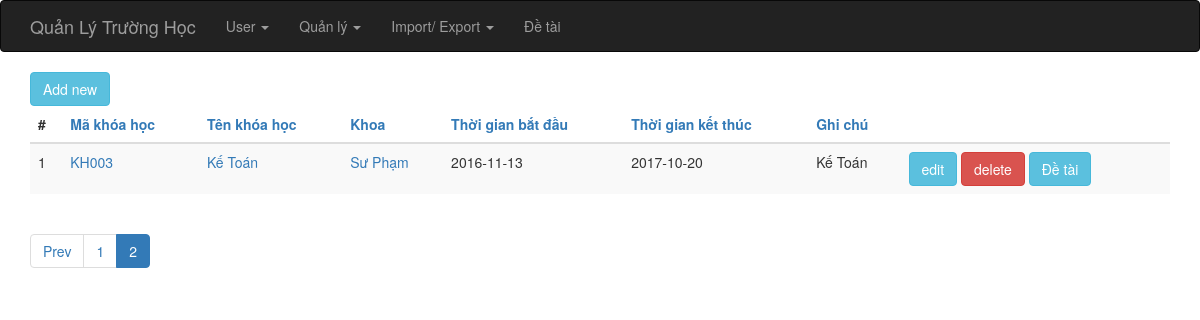
Page /index.php?op=khoahoc_list?pages=2&start=2 on the committed database.
### tables this page shows
CREATE TABLE IF NOT EXISTS `khoa_hoc` (
  `id` int(6) unsigned NOT NULL AUTO_INCREMENT,
  `ma_khoa_hoc` varchar(255) NOT NULL,
  `ten_khoa_hoc` varchar(255) NOT NULL,
  `khoa_id` int(6) DEFAULT NULL,
  `ghi_chu` varchar(255) DEFAULT NULL,
  `time_start` date DEFAULT NULL,
  `time_end` date DEFAULT NULL,
  PRIMARY KEY (`id`)
);

CREATE TABLE IF NOT EXISTS `khoa` (
  `id` int(6) unsigned NOT NULL AUTO_INCREMENT,
  `ten_khoa` varchar(255) NOT NULL,
  PRIMARY KEY (`id`)
);

### index.php (called while the page is built, shortened)
<?php
require_once 'controller/IndexController.php';
$controller = new IndexController();
$controller->handleRequest();
?>

### model/KhoaGateway.php (called while the page is built, shortened)
<?php
class KhoaGateway {
    public function selectAll($order, $start, $limit) {
        $dbOrder =  mysql_real_escape_string($order);
        $dbres = mysql_query("SELECT * FROM khoa ORDER BY $dbOrder ASC limit {$start},{$limit}");
        $data = array();
        while ( ($obj = mysql_fetch_object($dbres)) != NULL ) {
            $data[] = $obj;
        }
        return $data;
    }
}
?>

### model/KhoaService.php (called while the page is built, shortened)
<?php
require_once 'model/KhoaGateway.php';
class KhoaService {
    private $index = NULL;
    private $khoaGateway    = NULL;
    public function __construct() {
        $this->index = new IndexService();
        $this->khoaGateway = new KhoaGateway();
    }
    public function getAll($order, $start, $limit) {
        try {
            $this->index->openDb();
            $res = $this->khoaGateway->selectAll($order, $start, $limit);
            $this->index->closeDb();
            return $res;
        } catch (Exception $e) {
            $this->index->closeDb();
            throw $e;
        }
    }
}
?>

### model/KhoaHocGateway.php (called while the page is built, shortened)
<?php
class KhoaHocGateway {
    public function allRecord() {
        $dbres = mysql_query("SELECT * FROM khoa_hoc");
        return mysql_num_rows($dbres);
    }
    public function selectAll($order, $start, $limit) {
        if ( !isset($order) ) {
            $order = "ma_khoa_hoc";
        }
        $dbOrder =  mysql_real_escape_string($order);
        $dbres = mysql_query("SELECT * FROM khoa_hoc ORDER BY $dbOrder ASC limit {$start},{$limit}");
        $data = array();
        while ( ($obj = mysql_fetch_object($dbres)) != NULL ) {
            $data[] = $obj;
        }
        return $data;
    }
}
?>

### model/KhoaHocService.php (called while the page is built, shortened)
<?php
require_once 'model/KhoaHocGateway.php';
class KhoaHocService {
    private $index = NULL;
    private $khoahocGateway    = NULL;
    public function __construct() {
        $this->index = new IndexService();
        $this->khoahocGateway = new KhoaHocGateway();
    }
    public function totalRecord()
    {
        try {
            $this->index->openDb();
            $res = $this->khoahocGateway->allRecord();
            $this->index->closeDb();
            return $res;
        } catch (Exception $e) {
            $this->index->closeDb();
            throw $e;
        }
    }
    public function getAll($order, $start, $limit) {
        try {
            $this->index->openDb();
            $res = $this->khoahocGateway->selectAll($order, $start, $limit);
            $this->index->closeDb();
            return $res;
        } catch (Exception $e) {
            $this->index->closeDb();
            throw $e;
        }
    }
}
?>

### view/khoahoc/list.php (the view)
<?php require_once(realpath($_SERVER["DOCUMENT_ROOT"]) .'/school/view/include/header.php');?>
<?php
    $Pagination = new Pagination();
?>
<div class="container">
    <div><a href="index.php?op=khoahoc_new" class="btn btn-info">Add new</a></div>
    <?php if ( count($data) > 0 ) { ?>
    <table class="table table-striped">
        <thead>
        <tr>
            <th>#</th>
            <th><a href="?op=khoahoc_list&orderby=ma_khoa_hoc">Mã khóa học</a></th>
            <th><a href="?op=khoahoc_list&orderby=ten_khoa_hoc">Tên khóa học</a></th>
            <th><a href="?op=khoahoc_list&orderby=khoa_id">Khoa</a></th>
            <th><a href="?op=khoahoc_list&orderby=time_start">Thời gian bắt đầu</a></th>
            <th><a href="?op=khoahoc_list&orderby=time_end">Thời gian kết thúc</a></th>
            <th><a href="?op=khoahoc_list&orderby=ghi_chu">Ghi chú</a></th>
            <th>&nbsp;</th>
        </tr>
        </thead>
        <tbody>
        <?php $i = 0; foreach ($data as $item): $i++;?>
            <tr>
                <td><?php echo $i;?></td>
                <td><a href="index.php?op=khoahoc_show&id=<?php echo $item->id; ?>"><?php echo $item->ma_khoa_hoc; ?></a></td>
                <td><a href="index.php?op=khoahoc_show&id=<?php echo $item->id; ?>"><?php echo $item->ten_khoa_hoc; ?></a></td>
                <td>
                    <a href="index.php?op=khoa_show&id=<?php echo $item->khoa_id; ?>">
                        <?php foreach ($khoaList as $khoa) {
                            if ( $item->khoa_id == $khoa->id ) {
                                echo $khoa->ten_khoa;
                            }
                        }; ?>
                    </a></td>
                <td><?php echo $item->time_start; ?></td>
                <td><?php echo $item->time_end; ?></td>
                <td><?php echo $item->ghi_chu; ?></td>
                <td>
                    <a href="index.php?op=khoahoc_edit&id=<?php echo $item->id; ?>" class="btn btn-info">edit</a>
                    <a href="index.php?op=khoahoc_delete&id=<?php echo $item->id; ?>" class="btn btn-danger" onclick="return checkDel()">delete</a>
                    <a href="index.php?op=khoahoc_detai&id=<?php echo $item->id; ?>" class="btn btn-info">Đề tài</a>
                </td>
            </tr>
        <?php endforeach; ?>
        </tbody>
    </table>
    <ul class="pagination">
        <?php echo $Pagination->listPages($totalPages); ?>
    </ul>
    <?php } else { ?>
        <h5>Empty list.</h5>
    <?php } ?>
</div>
<?php require_once(realpath($_SERVER["DOCUMENT_ROOT"]) .'/school/view/include/footer.php');?>

### libs/css/style.css (style rules this page uses)
html, body { height: 100%; }
.page-wrap .container { background: #fff; }

### rows in the picture
khoa_hoc: ma_khoa_hoc "KH003", ten_khoa_hoc "Kế Toán", time_start "2016-11-13", time_end "2017-10-20", ghi_chu "Kế Toán"
khoa: ten_khoa "Sư Phạm"
